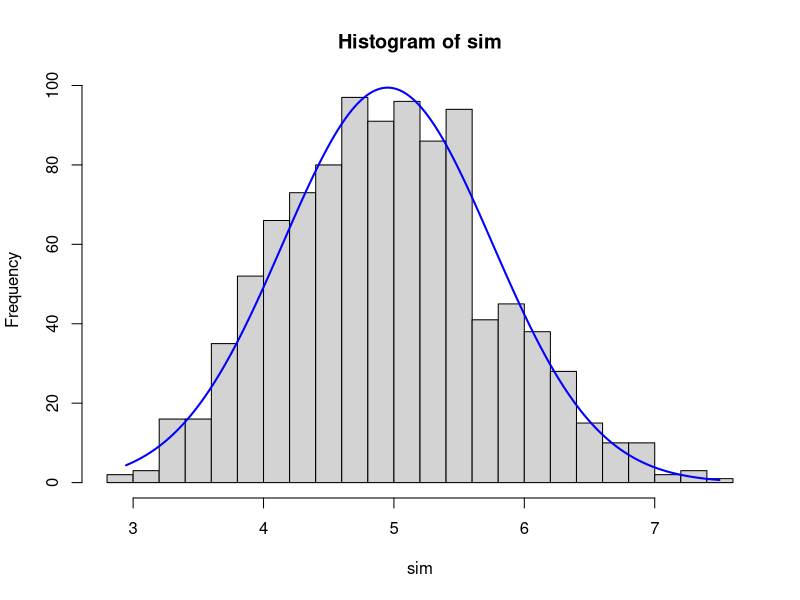
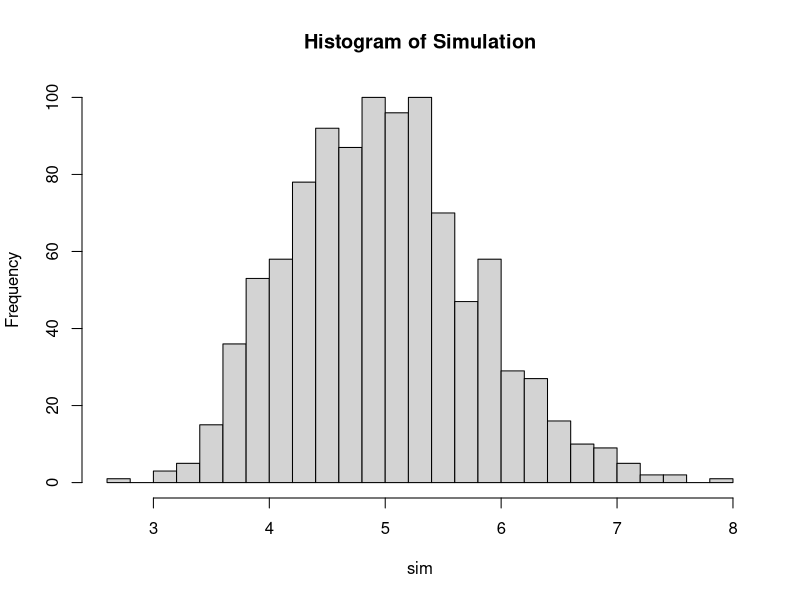
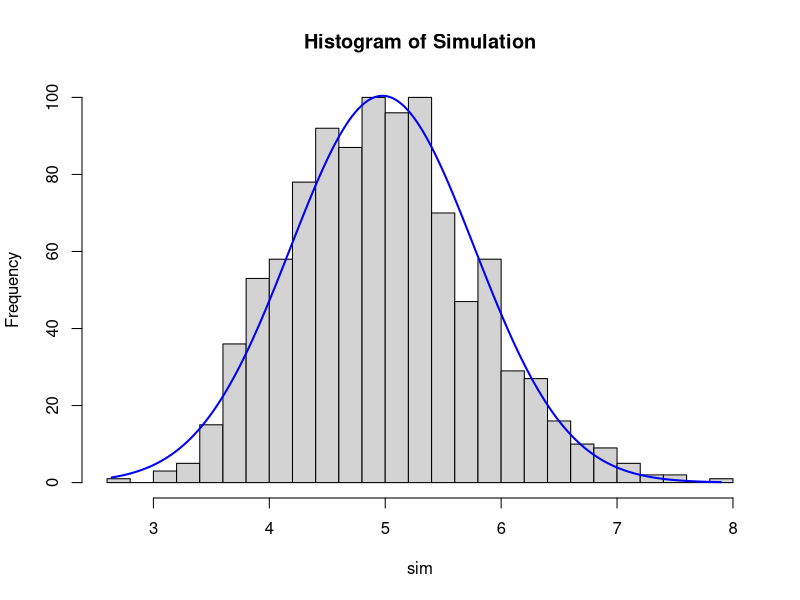
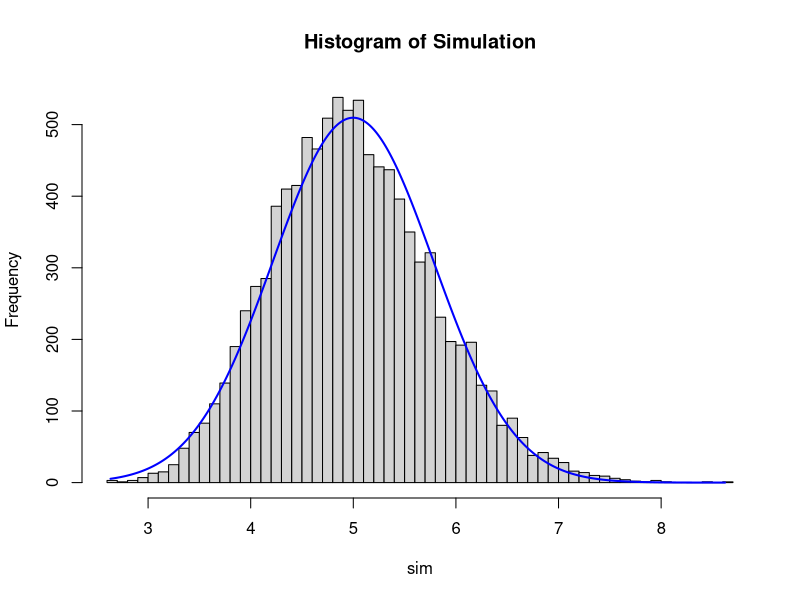

These figures' R source, in order:
lambda <- 0.2
n <- 40

sim <- replicate(n=1000,expr = mean(rexp(n,lambda)))
simHist <- hist(sim,breaks="Scott")

#h<-hist(g, breaks=10, density=10, col="lightgray", xlab="Accuracy", main="Overall") 
xfit<-seq(min(sim),max(sim),length=1000) 
yfit<-dnorm(xfit,mean=mean(sim),sd=sd(sim)) 
yfit <- yfit*diff(simHist$mids[1:2])*length(sim) 
lines(xfit, yfit, col="blue", lwd=2)

#code block 1
lambda <- 0.2
expMean <- 1/lambda
print(expMean)

#code block 2
set.seed(5555)
simTrial <- mean(rexp(40,lambda))
print(simTrial)

#code block 3
trials <- 1000
sim <- replicate(n=trials,expr = mean(rexp(n,lambda)))
simHist <- hist(sim,breaks="Scott",main = "Histogram of Simulation")

#code block 4
simMean <- mean(sim)
print(simMean)

#code block 5
simSD <- sd(sim)
print(simSD)

#code block 7 & 8
simHist <- hist(sim,breaks="Scott",main = "Histogram of Simulation")
xfit<-seq(min(sim),max(sim),length=1000) 
yfit<-dnorm(xfit,mean=mean(sim),sd=sd(sim)) 
yfit <- yfit*diff(simHist$mids[1:2])*length(sim) 
lines(xfit, yfit, col="blue", lwd=2)

#code block 7
trials <- 10000
sim <- replicate(n=trials,expr = mean(rexp(n,lambda)))
simHist <- hist(sim,breaks="Scott",main = "Histogram of Simulation")
xfit<-seq(min(sim),max(sim),length=1000) 
yfit<-dnorm(xfit,mean=mean(sim),sd=sd(sim)) 
yfit <- yfit*diff(simHist$mids[1:2])*length(sim) 
lines(xfit, yfit, col="blue", lwd=2)
